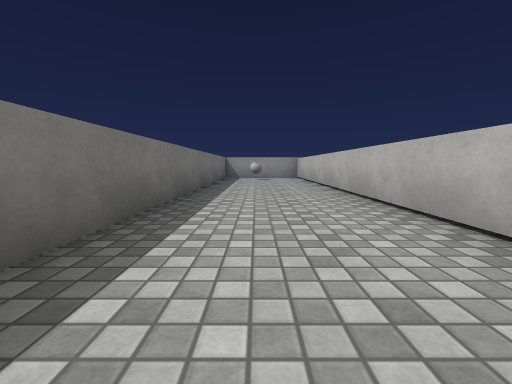
view 1 (above)

12 first-person views from a walk through a Unity game level. The camera is 0.31 m above the floor, tilts 6° down and sees 90° across. The floor is counted in squares, 0.5 m on a side. Each view is taken from the middle of a square. On the plan, view 1 faces up. The plan holds only what a view shows up to about 9 squares ahead; the rest is blank. Surface patterns are stand-ins for the level's own textures.

view 2
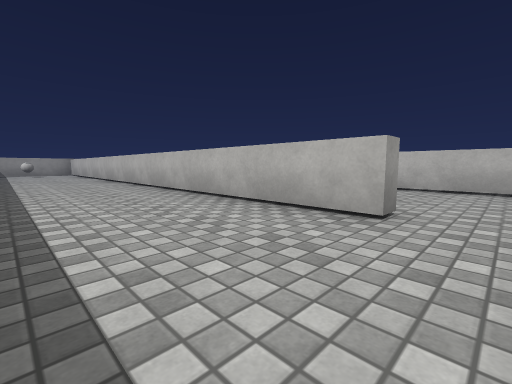

view 3
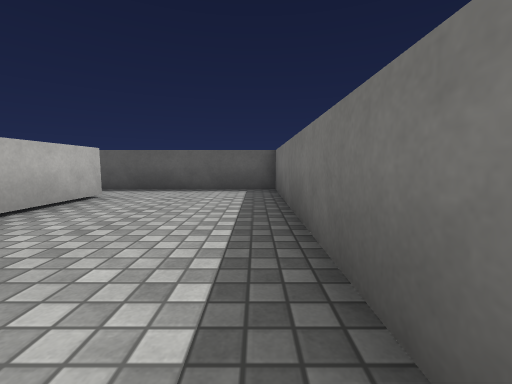

view 4
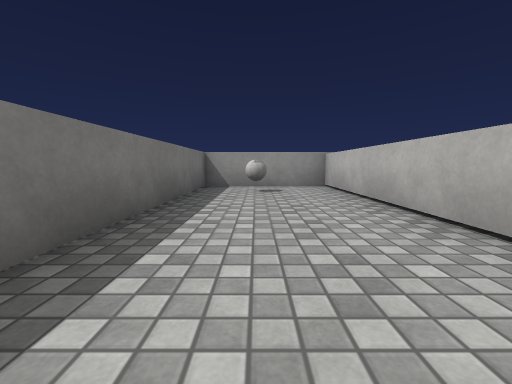

view 5
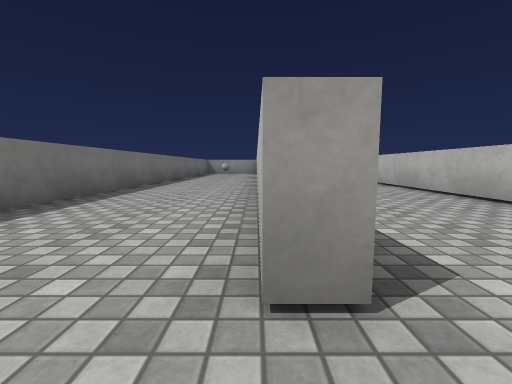

view 6
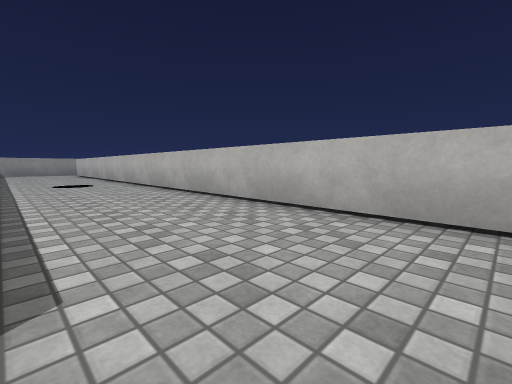

view 7
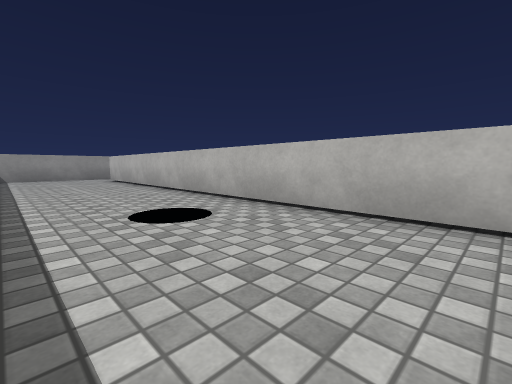

view 8
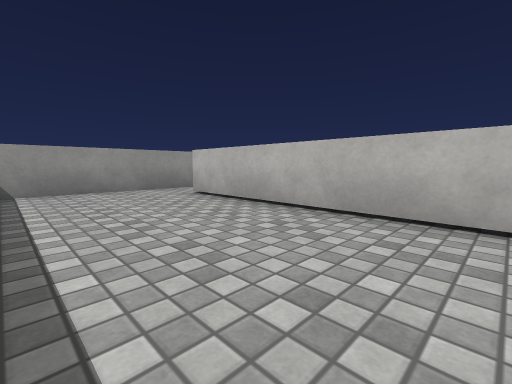

view 9
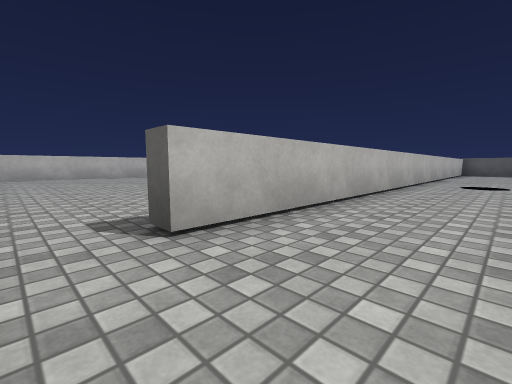

view 10
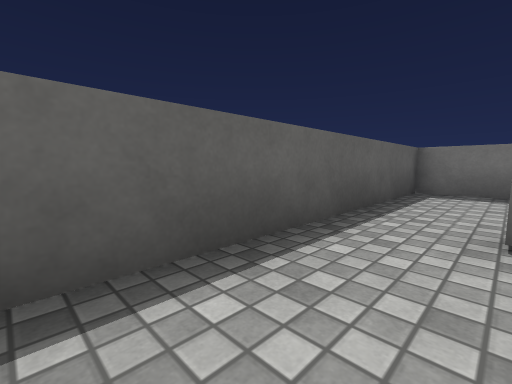

view 11
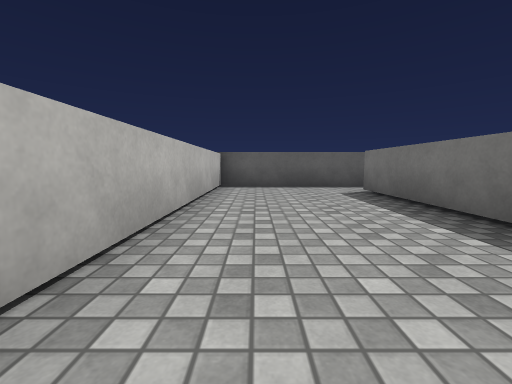

view 12
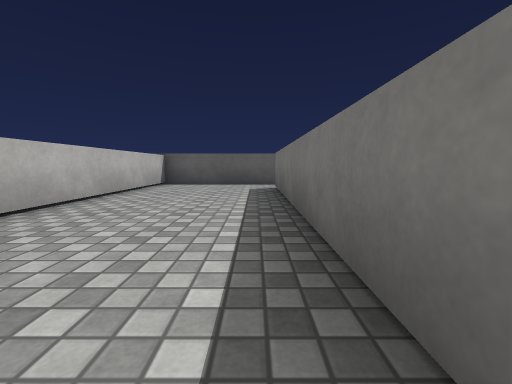

### Floor plan
Points are (right, up) in squares from view 1. A wall is a line through its corners. A room is listed if a view was taken in it or the views show most of it. See-through windows are left out.
Room 1 (views 1, 2, 3, 4)
walls: (2, -5) (2, 12.5) (-1.5, 12.5) (-1.5, -6.5) (1.5, -6.5)
ways out: opening at (2, -6) to room 2
objects: other object (0, 11)
Room 2 (views 5, 6, 7, 8, 9, 10, 11, 12)
walls: (2.5, 1.6) (2.5, -5) (2, -5); (5.6, 12.5) (2.9, 12.5); (1.5, -6.5) (6, -6.5) (6, 11)
ways out: opening at (2, -6) to room 1; opening at (6, 12)
objects: other object (4, 3) to (5, 3)

Where each view was taken, in squares from view 1:
view 1: 0 up, 0 right, facing up
view 2: 6 down, 1 left, facing up-right
view 3: 0 up, 1 left, facing down
view 4: 5 up, 0 right, facing up
view 5: 6 down, 2 right, facing up
view 6: 6 down, 3 right, facing up-right
view 7: 0 up, 3 right, facing up-right
view 8: 6 up, 3 right, facing up-right
view 9: 12 up, 4 right, facing down-right
view 10: 5 down, 5 right, facing down-left
view 11: 1 up, 5 right, facing down
view 12: 2 up, 3 right, facing down
